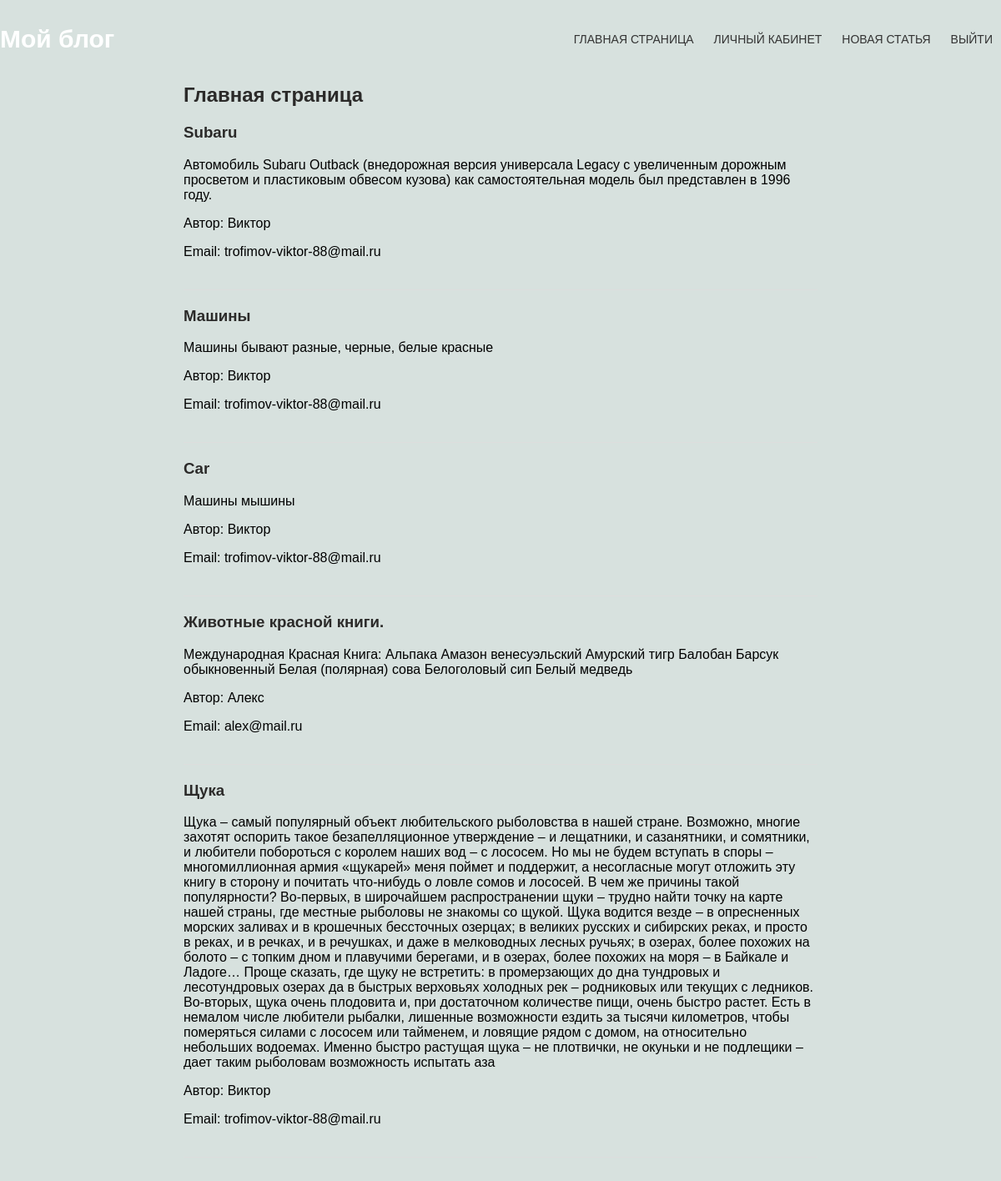
Screenshot of / (signed in) with the database file from the repository.
### models.py (models this page shows)
class Post(db.Model):
    id = db.Column(db.Integer, primary_key=True)
    title = db.Column(db.String(200), nullable=False)
    content = db.Column(db.Text, nullable=False)
    user_id = db.Column(db.Integer, db.ForeignKey('user.id'), nullable=False)

class User(db.Model, UserMixin):
    id = db.Column(db.Integer, primary_key=True)
    username = db.Column(db.String(100), unique=True, nullable=False)
    email = db.Column(db.String(120), unique=True, nullable=False)
    password = db.Column(db.String(100), nullable=False)
    posts = db.relationship('Post', backref='author', lazy=True)

### main.py (the view)
@app.route('/')
def home():
    posts = Post.query.all()
    return render_template('home.html', posts=posts)

### main.py (called while the page is built)
@login_manager.user_loader
def load_user(user_id):
    return User.query.get(int(user_id))

### templates/home.html (shortened to what this page needs)
{% extends 'base.html' %}
{% block content %}
 <main>
        <h2>Главная страница</h2>
        {% if current_user.is_authenticated %}
            {% for post in posts %}
                <article>
                    <h3>{{ post.title }}</h3>
                    <p>{{ post.content }}</p>
                    <p>Автор: {{ post.author.username }}</p>
                    <p>Email: {{ post.author.email }}</p>
                </article>
            {% endfor %}
        {% else %}
        <h2>Войдите в свой аккаунт или зарегистрируйтесь.</h2>
        {% endif %}
    </main>
{% endblock %}

### templates/base.html (shortened to what this page needs)
<!DOCTYPE html>
<html lang="en">
<head>
    <link rel="stylesheet" href="{{ url_for('static', filename='styles.css') }}">
</head>
<body>
    <header class="header">
        <div class="container">
            <div class="header_inner">
                <div class="header_logo">Мой блог</div>
                <nav class="nav">
                    {% if current_user.is_authenticated %}
                        <a class="nav__link active" href="{{ url_for('home') }}">Главная страница</a>
                        <a class="nav__link" href="{{ url_for('dashboard') }}">Личный кабинет</a>
                        <a class="nav__link" href="{{ url_for('add_post') }}">Новая статья</a>
                        <a class="nav__link" href="{{ url_for('logout') }}">Выйти</a>
                    {% else %}
                        <a class="nav__link" href="{{ url_for('login') }}">Авторизация</a>
                        <a class="nav__link" href="{{ url_for('register') }}">Регистрация</a>
                    {% endif %}
                </nav>
            </div>
        </div>
    </header>
    <main>
        {% if current_user.is_authenticated %}
            {% block content %}
            {% endblock %}
        {% else %}
            {% block login %}
            {% endblock %}
            {% block register %}
            {% endblock %}
        {% endif %}
    </main>
</body>
</html>

### static/styles.css (style rules this page uses)
body { font-family: Arial, sans-serif; margin: 0; padding: 0; display: inline; background-color: #d7e1de; }
.header { padding-top: 30px; width: 100%; position: absolute; top: 0; left: 0; right: 0; z-index: 1000; }
.header_inner { display: flex; justify-content: space-between; align-items: center; }
.header_logo { font-size: 30px; font-weight: 700; color: #fff; }
.nav { font-size: 14px; text-transform: uppercase; }
.nav__link { display: inline; vertical-align: top; margin: 0 10px; color: #333; text-decoration: none; transition: color .1s linear; position: relative; }
.nav__link::after { content: ""; display: block; width: 100%; height: 3px; opacity: 0; background-color: #fce38a; position: absolute; top: 100%; left: 0; z-index: 1; transition: opacity .1s linear; }
main { max-width: 800px; margin: 20px auto; padding: 20px; }
article { border-bottom: 1px solid #ddd; margin-bottom: 20px; padding-bottom: 20px; }
h1, h2, h3 { color: #2b2a29; }

### rows the page displays
Post: title "Subaru", content "Автомобиль Subaru Outback (внедорожная версия универсала Legacy с увеличенным дорожным просветом и пластиковым обвесом кузова) как самостоятельная модель был представлен в 1996 году.", author.username "Виктор", author.email "trofimov-viktor-88@mail.ru"
Post: title "Машины", content "Машины бывают разные, черные, белые красные", author.username "Виктор", author.email "trofimov-viktor-88@mail.ru"
Post: title "Car", content "Машины мышины", author.username "Виктор", author.email "trofimov-viktor-88@mail.ru"
Post: title "Животные красной книги.", content "Международная Красная Книга: Альпака Амазон венесуэльский Амурский тигр Балобан Барсук обыкновенный Белая (полярная) сова Белоголовый сип Белый медведь", author.username "Алекс", author.email "alex@mail.ru"
Post: title "Щука", content "Щука – самый популярный объект любительского рыболовства в нашей стране. Возможно, многие захотят оспорить такое безапелляционное утверждение – и лещатники, и сазанятники, и сомятники, и любители побороться с королем наших вод – с лососем. Но мы не будем вступать в споры – многомиллионная армия «щукарей» меня поймет и поддержит, а несогласные могут отложить эту книгу в сторону и почитать что-нибудь о ловле сомов и лососей. В чем же причины такой популярности? Во-первых, в широчайшем распространении щуки – трудно найти точку на карте нашей страны, где местные рыболовы не знакомы со щукой. Щука водится везде – в опресненных морских заливах и в крошечных бессточных озерцах; в великих русских и…", author.username "Виктор", author.email "trofimov-viktor-88@mail.ru"
